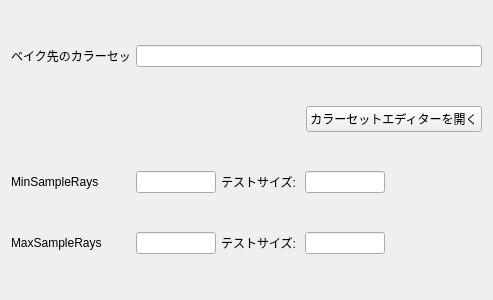
<?xml version="1.0" encoding="UTF-8"?>
<ui version="4.0">
 <class>Form</class>
 <widget class="QWidget" name="Form">
  <property name="geometry">
   <rect>
    <x>0</x>
    <y>0</y>
    <width>493</width>
    <height>300</height>
   </rect>
  </property>
  <property name="sizePolicy">
   <sizepolicy hsizetype="Preferred" vsizetype="Preferred">
    <horstretch>0</horstretch>
    <verstretch>0</verstretch>
   </sizepolicy>
  </property>
  <property name="windowTitle">
   <string>Form</string>
  </property>
  <layout class="QHBoxLayout" name="horizontalLayout_5">
   <item>
    <layout class="QVBoxLayout" name="verticalLayout">
     <property name="spacing">
      <number>5</number>
     </property>
     <item>
      <layout class="QHBoxLayout" name="horizontalLayout">
       <item>
        <widget class="QLabel" name="label">
         <property name="sizePolicy">
          <sizepolicy hsizetype="Maximum" vsizetype="Preferred">
           <horstretch>0</horstretch>
           <verstretch>0</verstretch>
          </sizepolicy>
         </property>
         <property name="minimumSize">
          <size>
           <width>0</width>
           <height>0</height>
          </size>
         </property>
         <property name="maximumSize">
          <size>
           <width>120</width>
           <height>16777215</height>
          </size>
         </property>
         <property name="text">
          <string>ベイク先のカラーセット</string>
         </property>
        </widget>
       </item>
       <item>
        <widget class="QLineEdit" name="bake_colort_set_line"/>
       </item>
      </layout>
     </item>
     <item>
      <layout class="QHBoxLayout" name="horizontalLayout_2">
       <item>
        <spacer name="horizontalSpacer_3">
         <property name="orientation">
          <enum>Qt::Horizontal</enum>
         </property>
         <property name="sizeHint" stdset="0">
          <size>
           <width>40</width>
           <height>20</height>
          </size>
         </property>
        </spacer>
       </item>
       <item>
        <widget class="QPushButton" name="open_colorset_editor_button">
         <property name="text">
          <string>カラーセットエディターを開く</string>
         </property>
        </widget>
       </item>
      </layout>
     </item>
     <item>
      <layout class="QHBoxLayout" name="horizontalLayout_3">
       <item>
        <widget class="QLabel" name="label_3">
         <property name="sizePolicy">
          <sizepolicy hsizetype="Maximum" vsizetype="Preferred">
           <horstretch>0</horstretch>
           <verstretch>0</verstretch>
          </sizepolicy>
         </property>
         <property name="minimumSize">
          <size>
           <width>120</width>
           <height>0</height>
          </size>
         </property>
         <property name="maximumSize">
          <size>
           <width>120</width>
           <height>16777215</height>
          </size>
         </property>
         <property name="text">
          <string>MinSampleRays</string>
         </property>
        </widget>
       </item>
       <item>
        <widget class="QLineEdit" name="ray_min_line">
         <property name="minimumSize">
          <size>
           <width>80</width>
           <height>0</height>
          </size>
         </property>
         <property name="maximumSize">
          <size>
           <width>80</width>
           <height>16777215</height>
          </size>
         </property>
         <property name="text">
          <string/>
         </property>
        </widget>
       </item>
       <item>
        <widget class="QLabel" name="label_4">
         <property name="text">
          <string>テストサイズ: </string>
         </property>
        </widget>
       </item>
       <item>
        <widget class="QLineEdit" name="test_ray_min_line">
         <property name="minimumSize">
          <size>
           <width>80</width>
           <height>0</height>
          </size>
         </property>
         <property name="maximumSize">
          <size>
           <width>80</width>
           <height>16777215</height>
          </size>
         </property>
         <property name="text">
          <string/>
         </property>
        </widget>
       </item>
       <item>
        <spacer name="horizontalSpacer">
         <property name="orientation">
          <enum>Qt::Horizontal</enum>
         </property>
         <property name="sizeHint" stdset="0">
          <size>
           <width>40</width>
           <height>20</height>
          </size>
         </property>
        </spacer>
       </item>
      </layout>
     </item>
     <item>
      <layout class="QHBoxLayout" name="horizontalLayout_4">
       <item>
        <widget class="QLabel" name="label_5">
         <property name="sizePolicy">
          <sizepolicy hsizetype="Maximum" vsizetype="Preferred">
           <horstretch>0</horstretch>
           <verstretch>0</verstretch>
          </sizepolicy>
         </property>
         <property name="minimumSize">
          <size>
           <width>120</width>
           <height>0</height>
          </size>
         </property>
         <property name="maximumSize">
          <size>
           <width>120</width>
           <height>16777215</height>
          </size>
         </property>
         <property name="text">
          <string>MaxSampleRays</string>
         </property>
        </widget>
       </item>
       <item>
        <widget class="QLineEdit" name="ray_max_line">
         <property name="minimumSize">
          <size>
           <width>80</width>
           <height>0</height>
          </size>
         </property>
         <property name="maximumSize">
          <size>
           <width>80</width>
           <height>16777215</height>
          </size>
         </property>
         <property name="text">
          <string/>
         </property>
        </widget>
       </item>
       <item>
        <widget class="QLabel" name="label_6">
         <property name="text">
          <string>テストサイズ: </string>
         </property>
        </widget>
       </item>
       <item>
        <widget class="QLineEdit" name="test_ray_max_line">
         <property name="minimumSize">
          <size>
           <width>80</width>
           <height>0</height>
          </size>
         </property>
         <property name="maximumSize">
          <size>
           <width>80</width>
           <height>16777215</height>
          </size>
         </property>
         <property name="text">
          <string/>
         </property>
        </widget>
       </item>
       <item>
        <spacer name="horizontalSpacer_2">
         <property name="orientation">
          <enum>Qt::Horizontal</enum>
         </property>
         <property name="sizeHint" stdset="0">
          <size>
           <width>40</width>
           <height>20</height>
          </size>
         </property>
        </spacer>
       </item>
      </layout>
     </item>
    </layout>
   </item>
  </layout>
 </widget>
 <resources/>
 <connections/>
</ui>
